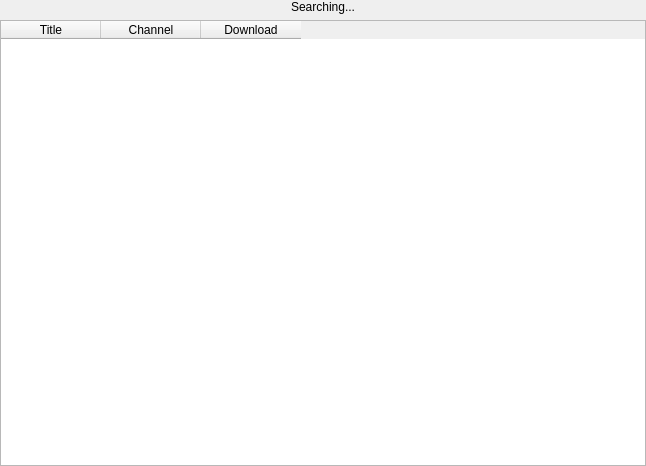
<?xml version="1.0" encoding="UTF-8"?>
<ui version="4.0">
 <class>SearchMenu</class>
 <widget class="QWidget" name="SearchMenu">
  <property name="geometry">
   <rect>
    <x>0</x>
    <y>0</y>
    <width>646</width>
    <height>466</height>
   </rect>
  </property>
  <property name="windowTitle">
   <string>Form</string>
  </property>
  <layout class="QVBoxLayout" name="verticalLayout">
   <property name="leftMargin">
    <number>0</number>
   </property>
   <property name="topMargin">
    <number>0</number>
   </property>
   <property name="rightMargin">
    <number>0</number>
   </property>
   <property name="bottomMargin">
    <number>0</number>
   </property>
   <item>
    <widget class="QLabel" name="searching_label">
     <property name="text">
      <string>Searching...</string>
     </property>
     <property name="alignment">
      <set>Qt::AlignCenter</set>
     </property>
    </widget>
   </item>
   <item>
    <widget class="QTableWidget" name="results">
     <property name="horizontalScrollBarPolicy">
      <enum>Qt::ScrollBarAsNeeded</enum>
     </property>
     <property name="sizeAdjustPolicy">
      <enum>QAbstractScrollArea::AdjustIgnored</enum>
     </property>
     <property name="editTriggers">
      <set>QAbstractItemView::NoEditTriggers</set>
     </property>
     <property name="rowCount">
      <number>0</number>
     </property>
     <property name="columnCount">
      <number>3</number>
     </property>
     <column>
      <property name="text">
       <string>Title</string>
      </property>
     </column>
     <column>
      <property name="text">
       <string>Channel</string>
      </property>
     </column>
     <column>
      <property name="text">
       <string>Download</string>
      </property>
     </column>
    </widget>
   </item>
  </layout>
 </widget>
 <resources/>
 <connections/>
</ui>
